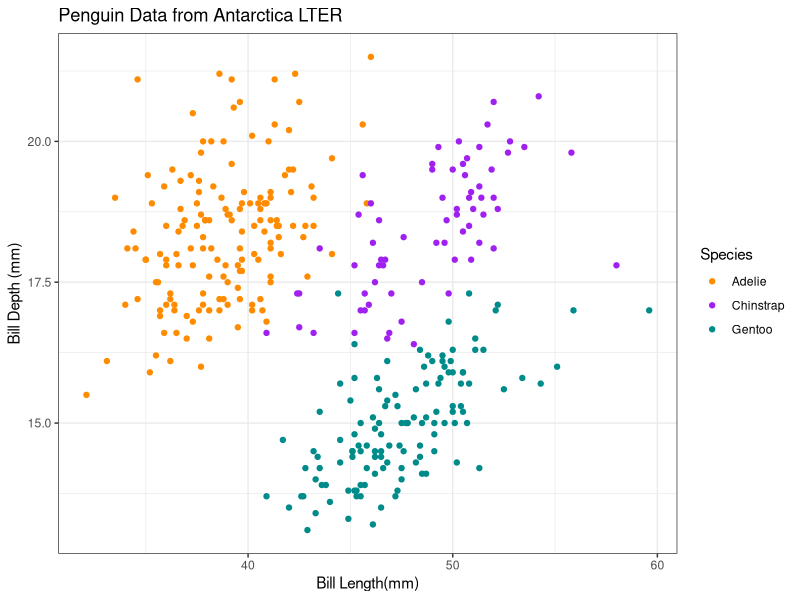
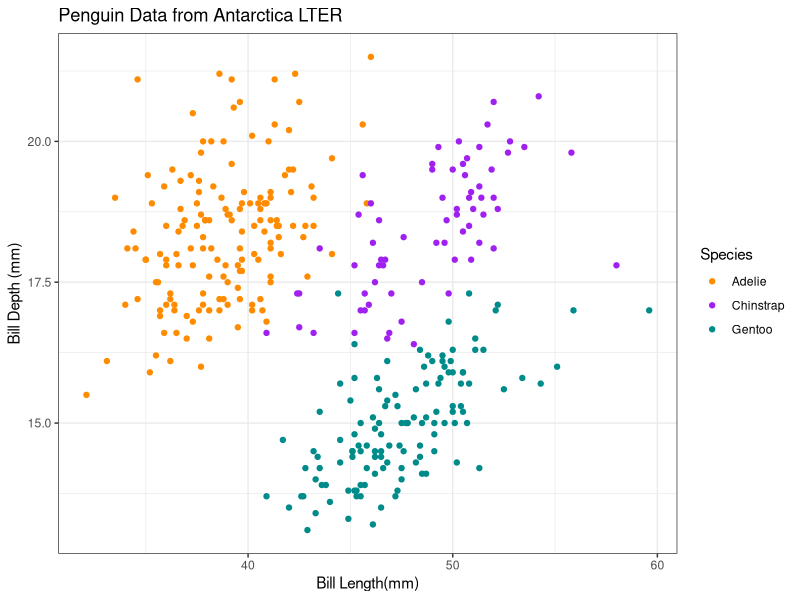

Recreate these plots in R, in order.
#ENV710 Lab Week 1 Script
#Jessalyn Chuang
#1/15/25

#Intro-----------------------------------------------------------------------
pizza <- 10
pasta <- 2
italian <- pizza*pasta

#install.packages("palmerpenguins")

library(tidyverse)
library(palmerpenguins)
library(ggplot2)

#load data
df <- penguins

#inspect data
View(df)

#Data Exploration------------------------------------------------------------

#How many different kinds of penguin species are there?
unique(df$species)

#What are the minimum and maximum bill lengths (in millimeters)?
#Use na.rm = TRUE to remove NAs from a dataset
min(df$bill_length_mm, na.rm = TRUE)
max(df$bill_length_mm, na.rm = TRUE)

#What is their mean bill length (in millimeters)?
mean(df$bill_length_mm, na.rm = TRUE)

#What is their median bill depth (in millimeters)?
median(df$bill_length_mm, na.rm = TRUE)

#What is the standard deviation in flipper length (in millimeters)?
sd(df$flipper_length_mm, na.rm = TRUE)

#Column names:species (qualitative, discrete), island (qualitative, discrete), 
#bill_length_mm (quantitative, continuous), bill_depth_mm (quantitative, continuous), 
#flipper_length_mm (quantitative, discrete), body_mass_g (quantitative, discrete), 
#sex (qualitative, binary), year (quantitative, discrete)

#Create a scatterplot.
fig1 <- ggplot(data = df, #specify data
               aes(x= bill_length_mm, #x axis
                   y = bill_depth_mm, #y axis
                   color = species)) + #and coloration to create base plot
  geom_point() + #add points
  scale_color_manual(values = c("darkorange",
                                "purple",
                                "cyan4")) + #customize colors
  labs(x = "Bill Length(mm)", 
       y = "Bill Depth (mm)", color = "Species",
       title = "Penguin Data from Antarctica LTER") + #add labels
  theme_bw() #remove gray background

#Print plot
fig1

#Export plot
ggsave(fig1, #reference the plot you are exporting
       filename = "penguin_plot.jpg", #figure filename
       height = 12,
       width = 15,
       units = "cm") #units can also be in 'in', 'mm', and 'px'
